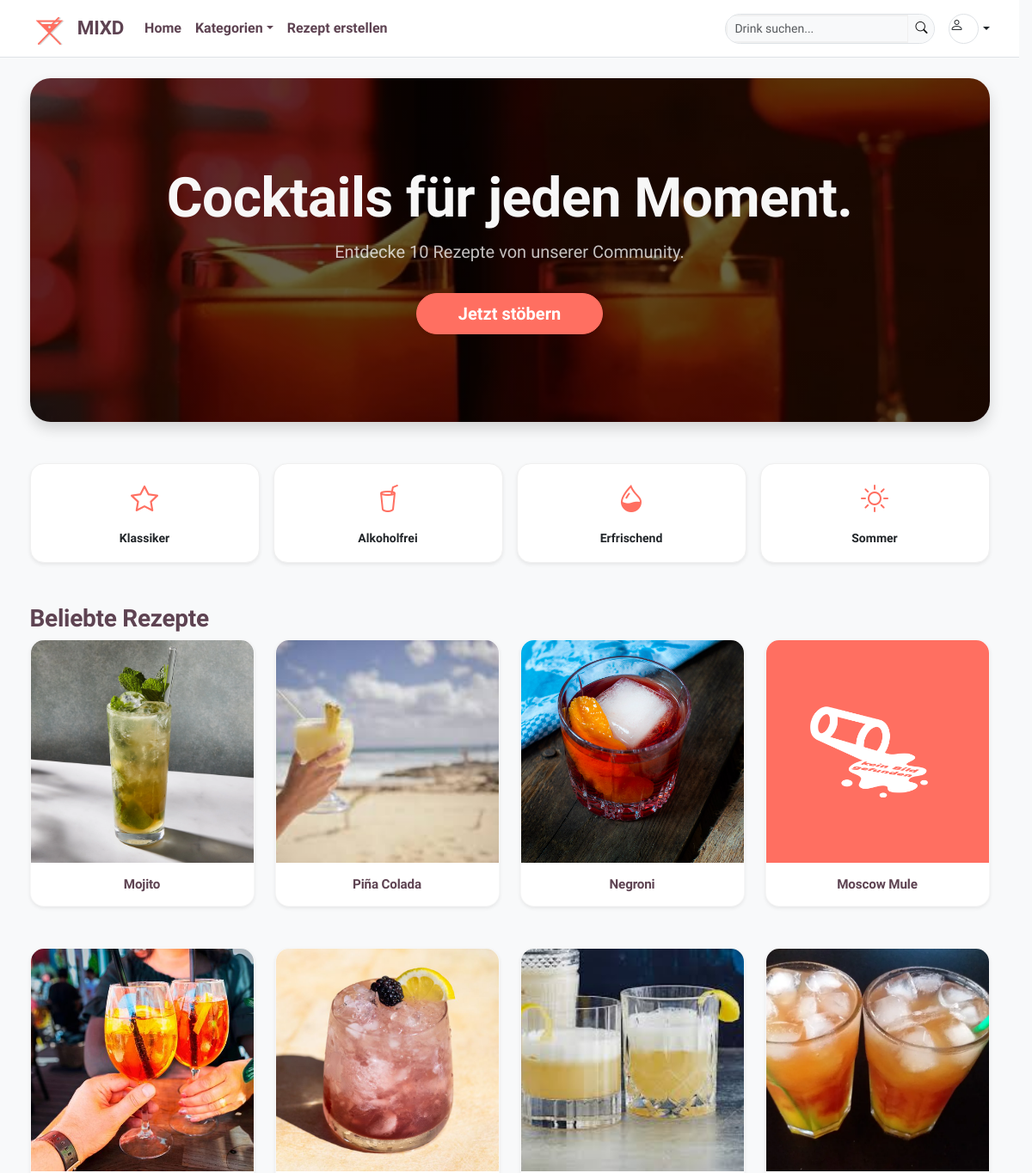
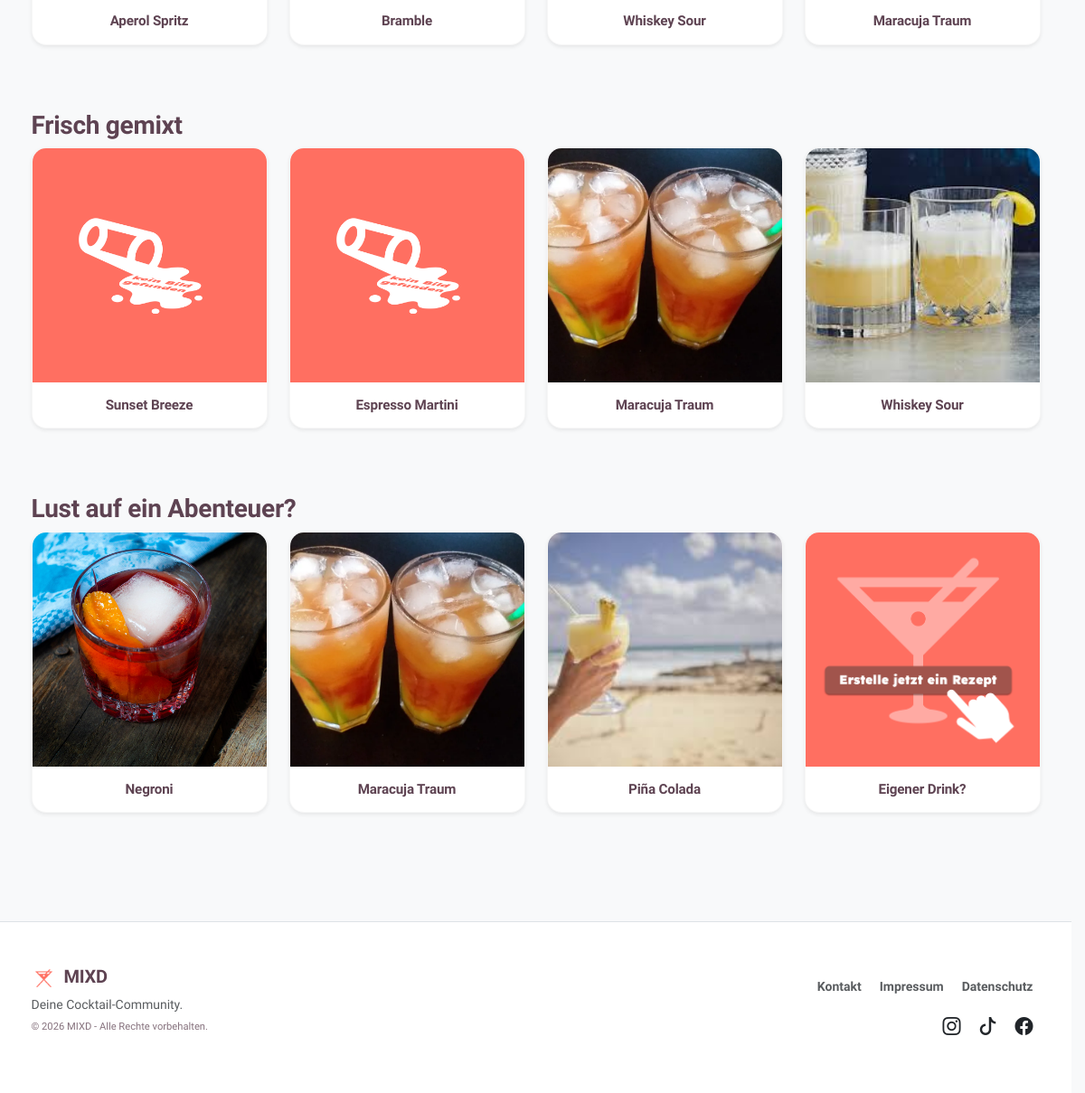
The page / on the database its author committed (2 pictures, top to bottom).
### tables this page shows
CREATE TABLE `recipes` (
  `recipe_id` int(11) UNSIGNED NOT NULL,
  `recipe_name` varchar(150) NOT NULL,
  `beschreibung` varchar(255) DEFAULT NULL,
  `anleitung` text NOT NULL,
  `created_by` int(11) UNSIGNED NOT NULL,
  `created_at` timestamp(6) NOT NULL DEFAULT current_timestamp(6)
);

### includes/recipe-card.php (the view, shortened to what this page needs)
<?php
if (isset($rezept)):
    $isPlaceholder = (isset($rezept['recipe_id']) && $rezept['recipe_id'] === 'placeholder');
    if ($isPlaceholder) {
        $cardLink  = 'create_recipe.php';
        $cardTitle = 'Eigener Drink?';
        $cardImg   = 'resources/images/ui/erstelle_jetzt.png';
    } else {
        $cardLink  = 'recipe.php?id=' . $rezept['recipe_id'];
        $cardTitle = $rezept['recipe_name'];
        $cardImg   = !empty($rezept['image_path']) ? $rezept['image_path'] : 'resources/images/placeholders/platzhalter2.png';
    }
?>
<div class="col-6 col-md-4 col-lg-3 mb-4 d-flex align-items-stretch">
    <div class="card recipe-card shadow-sm rounded-4 overflow-hidden w-100 d-flex flex-column">
        <a href="<?= $cardLink ?>" class="text-decoration-none d-flex flex-column h-100">
            <div class="ratio ratio-1x1 bg-light">
                <img src="<?= htmlspecialchars($cardImg) ?>"
                     class="w-100 h-100 object-fit-cover"
                     alt="<?= htmlspecialchars($cardTitle) ?>"
                     onerror="this.src='resources/images/placeholders/platzhalter2.png';">
            </div>
            <div class="card-body p-3 text-center d-flex flex-column justify-content-center flex-grow-1">
                <h6 class="fw-bold mb-0 recipe-card-title">
                    <?= htmlspecialchars($cardTitle) ?>
                </h6>
            </div>
        </a>
    </div>
</div>
<?php endif; ?>

### index.php (shortened to what this page needs)
<?php
require_once "util/dbutil.php";
$queryCount = $conn->query("SELECT COUNT(*) FROM recipes");
$totalAvailableRecipes = $queryCount->fetch_row()[0];
$sqlBase = "SELECT r.recipe_id, r.recipe_name, ri.image_path, u.is_barkeeper
            FROM recipes r
            JOIN users u ON r.created_by = u.userid
            LEFT JOIN recipe_images ri ON r.recipe_id = ri.recipe_id
            GROUP BY r.recipe_id ";
$resPopular = $conn->query($sqlBase . "LIMIT 8");
$resNewest = $conn->query($sqlBase . "ORDER BY r.recipe_id DESC LIMIT 4");
$resRandom = $conn->query($sqlBase . "ORDER BY RAND() LIMIT 3");
?>
<!doctype html>
<html lang="de">
<head>
    <?php include "includes/head-includes.php"; ?>
</head>
<body class="bg-light d-flex flex-column min-vh-100">
    <?php include "includes/navbar.php"; ?>
    <header class="container mt-4">
        <div class="hero-header text-white d-flex align-items-center p-5 shadow" style="background: linear-gradient(rgba(0,0,0,0.6), rgba(0,0,0,0.6)),
                url('resources/images/ui/banner.webp') no-repeat center center;
                background-size: cover;
                min-height: 400px;
                border-radius: 24px;">
            <div class="w-100 text-center">
                <h1 class="display-3 fw-bold" style="color: #F7F7F7 !important;">Cocktails für jeden Moment.</h1>
                <p class="lead opacity-75">Entdecke <?= $totalAvailableRecipes ?> Rezepte von unserer Community.</p>
                <a href="#popular" class="btn btn-primary btn-lg rounded-pill px-5 mt-3 shadow-sm">Jetzt stöbern</a>
            </div>
        </div>
    </header>
    <main class="container mt-5">
        <div class="row g-3 mb-5 justify-content-center">
            <?php
            $quicklinks = [
                ['label' => 'Klassiker', 'icon' => 'bi-star'],
                ['label' => 'Alkoholfrei', 'icon' => 'bi-cup-straw'],
                ['label' => 'Erfrischend', 'icon' => 'bi-droplet-half'],
                ['label' => 'Sommer', 'icon' => 'bi-sun'],
            ];
            foreach ($quicklinks as $item): ?>
                <div class="col-6 col-md-3">
                    <a href="categories.php?kategorie=<?= urlencode($item['label']) ?>" class="text-decoration-none">
                        <div class="card card-quicklink shadow-sm h-100 p-3 text-center rounded-4">
                            <i class="bi <?= $item['icon'] ?> mb-2 fs-2 text-primary"></i>
                            <span class="fw-bold d-block small text-dark"><?= $item['label'] ?></span>
                        </div>
                    </a>
                </div>
            <?php endforeach; ?>
        </div>
        <section id="popular" class="mb-5">
            <h3 class="section-title">Beliebte Rezepte</h3>
            <div class="row g-4">
                <?php while ($rezept = $resPopular->fetch_assoc()):
                    include "includes/recipe-card.php";
                endwhile; ?>
            </div>
        </section>
        <section class="mb-5">
            <h3 class="section-title">Frisch gemixt</h3>
            <div class="row g-4">
                <?php while ($rezept = $resNewest->fetch_assoc()):
                    include "includes/recipe-card.php";
                endwhile; ?>
            </div>
        </section>
        <section class="mb-5 pb-5">
            <h3 class="section-title">Lust auf ein Abenteuer?</h3>
            <div class="row g-4">
                <?php
                while ($rezept = $resRandom->fetch_assoc()):
                    include "includes/recipe-card.php";
                endwhile;
                $rezept = ['recipe_id' => 'placeholder'];
                include "includes/recipe-card.php";
                ?>
            </div>
        </section>
    </main>
    <?php include "includes/footer.php"; ?>
</body>
</html>

### styling/custom/base.css (style rules this page uses)
:root { --primary-accent: #ff6f61; --secondary-accent: #5e4352; --muted-teal: #587b7f; --bg-light: #F7F7F7; --text-dark: #5e4352; }
html { scrollbar-gutter: stable; overflow-y: scroll; }
body { font-family: 'Quicksand', sans-serif; font-weight: 500; color: var(--secondary-accent); background-color: #ffffff; display: flex; flex-direction: column; min-height: 100vh; line-height: 1.6; -webkit-font-smoothing: antialiased; }
h1, h2, h3, h4, h5, h6 { font-family: 'Quicksand', sans-serif; font-weight: 700 !important; letter-spacing: -0.01em; color: var(--secondary-accent) !important; }
.text-primary { color: var(--primary-accent) !important; }
.btn-primary { background-color: var(--primary-accent) !important; border-color: var(--primary-accent) !important; color: #ffffff !important; border-radius: 50px; font-weight: 600; transition: all 0.3s ease; }
a { color: var(--primary-accent); text-decoration: none; transition: all 0.2s ease; font-weight: 600; }

### styling/custom/cards.css (style rules this page uses)
.recipe-card, .rezeptkarte { background-color: #ffffff; border-radius: 20px; overflow: hidden; transition: all 0.4s cubic-bezier(0.165, 0.84, 0.44, 1); border: 1px solid rgba(0, 0, 0, 0.03) !important; box-shadow: 0 4px 12px rgba(94, 67, 82, 0.05); display: flex; flex-direction: column; width: 100%; }
.recipe-card img { height: 250px; object-fit: cover; }
.recipe-card a, .rezeptkarte a { color: inherit !important; text-decoration: none !important; }
.recipe-card-title { font-size: 0.95rem; line-height: 1.2; color: var(--secondary-accent) !important; font-weight: 700; }
.card-quicklink { transition: all 0.3s ease; border-radius: 20px; background: white; border: 1.5px solid #f0f0f0 !important; padding: 1.5rem 1rem; text-align: center; display: flex; flex-direction: column; align-items: center; justify-content: center; }

### rows shown on the page
recipes: shows a picture, recipe_name "Mojito"
recipes: shows a picture, recipe_name "Piña Colada"
recipes: shows a picture, recipe_name "Negroni"
recipes: recipe_name "Moscow Mule"
recipes: shows a picture, recipe_name "Aperol Spritz"
recipes: shows a picture, recipe_name "Bramble"
recipes: shows a picture, recipe_name "Whiskey Sour"
recipes: shows a picture, recipe_name "Maracuja Traum"
recipes: recipe_name "Sunset Breeze"
recipes: recipe_name "Espresso Martini"

### other values the page prints
$totalAvailableRecipes "10"
$item['label'] "Klassiker"
$item['label'] "Alkoholfrei"
$item['label'] "Erfrischend"
$item['label'] "Sommer"
$cardTitle "Eigener Drink?"
